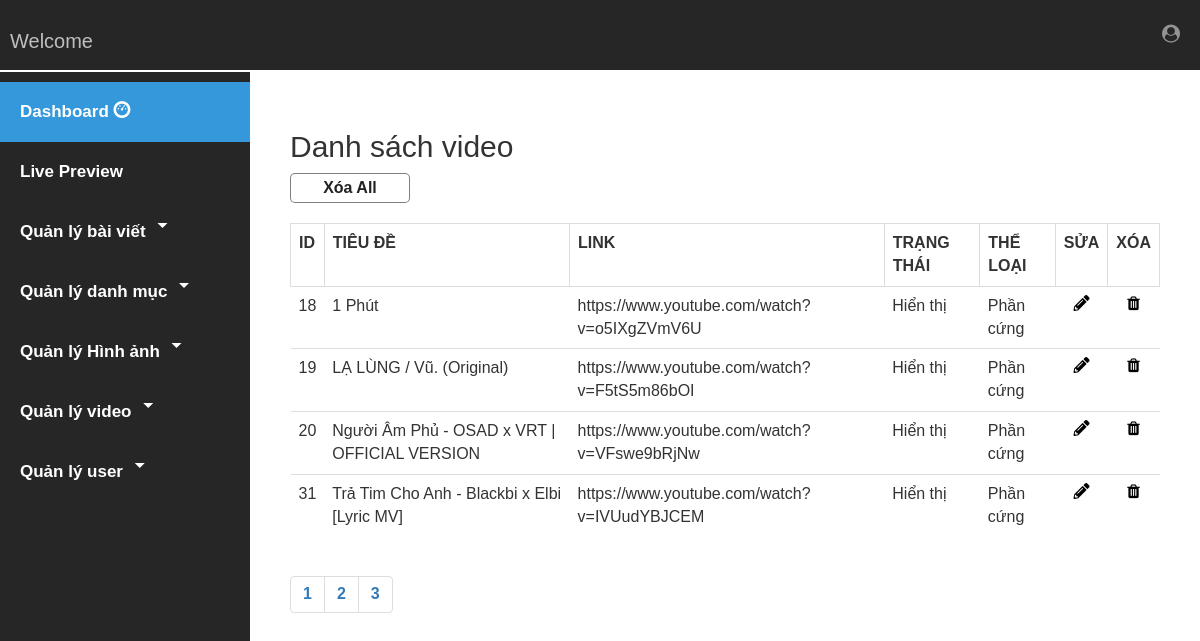
Page /php/list_video.php on the committed database.
### tables this page shows
CREATE TABLE IF NOT EXISTS `video` (
  `id` int(11) NOT NULL AUTO_INCREMENT,
  `tieu_de` varchar(50) NOT NULL,
  `link` varchar(200) NOT NULL,
  `sap_xep` int(11) NOT NULL,
  `status` int(1) NOT NULL,
  `the_loai` varchar(50) NOT NULL,
  PRIMARY KEY (`id`)
);

### php/list_video.php (the view)
<?php
	include('./header.php');
	include('../another/connect.php');
?>
<div class="main">
	<h2> Danh sách video </h2>
	<form method="POST" action="./delete_video.php" name="frm">
		<input type="submit" name="bt_del_all_video" id="bt-del-video-all" value="Xóa All">
	</form>
	<div class="table-responsive">
		<table class="table table-hover table-list-video">
			<tr>
				<th> ID </th>
				<th> Tiêu đề </th>
				<th> Link </th>
				<th> Trạng thái </th>
				<th> Thể loại </th>
				<th> Sửa </th>
				<th> Xóa </th>
			</tr>
			<?php
				$total_recodes_one_page = 4;
				$query_all = "SELECT COUNT(id) FROM video";
				$execute_all = mysqli_query($connect, $query_all);
				list($records) = mysqli_fetch_array($execute_all, MYSQLI_NUM);
				$number_pages = ceil($records / $total_recodes_one_page);
				if(isset($_GET['index']))
				{
					$index = $_GET['index'];
					$one_page = ($index - 1) * $total_recodes_one_page;
					settype($index, 'int');
					$query_video_list = "SELECT * FROM video ORDER BY id ASC LIMIT $one_page, $total_recodes_one_page";
				}
				else{
					$query_video_list = "SELECT * FROM video ORDER BY id ASC LIMIT 0, $total_recodes_one_page";
				}
				$execute_video_query = mysqli_query($connect, $query_video_list) or die('Error: ' . mysqli_error($connect));
				while($rows = mysqli_fetch_array($execute_video_query))
				{
			?>
				<tr>
					<td> <?php echo $rows['id']; ?> </td>
					<td> <?php echo $rows['tieu_de']; ?> </td>
					<td> <?php echo $rows['link']; ?> </td>
					<td>
						<?php
							if($rows['status'] == 1) echo 'Hiển thị';
							else echo 'Không hiển thị';
						?>
					</td>
					<td> <?php echo $rows['the_loai']; ?> </td>
					<td> <a href="./edit_video.php?id=<?php echo $rows['id']; ?>" id="a-edit-video"> <i class="fas fa-pencil-alt"></i> </a> </td>
					<td> <a onclick="return confirm('Bạn có muốn xóa video này không?');" href="./delete_video.php?id=<?php echo $rows['id']; ?>" id="a-del-video"> <i class="fa fa-trash"></i> </a> </td>
				</tr>
			<?php
				}
			?>
		</table>
		<ul class="pagination">
			<?php
				for ($i = 1; $i <= $number_pages; $i++) {
			?>
				<li> <a href='./list_video.php?index=<?php echo $i; ?>'> <?php echo $i; ?> </a>
			<?php
				}
			?>
		</ul>
	</div>
</div>

### css/style_admin.css (style rules this page uses)
* { padding: 0; margin: 0; user-select: none; }
body { font-family: Arial; padding: 0; font-size: 16px; }
a { text-decoration: none; font-weight: bold; transition: .3s ease; }
table tr th { text-transform: uppercase; }
table tr td { text-align: left; }
input[type="submit"], input[type="button"], button { width: 120px; height: 30px; color: #fff; font-weight: bold; border: 0; border-radius: 5px; outline: none; background-color: #6893de; transition: .3s ease; }
.main { position: absolute; width: calc(100% - 250px); height: calc(100% - 70px); top: 70px; left: 250px; padding: 40px; box-sizing: border-box; }
a#a-edit-video i, a#a-del-video i { color: #000; }
table.table-list-video tr td { text-align: left; }
table.table-list-video tr td:nth-child(6), table.table-list-video tr td:nth-child(7) { text-align: center; }
input[type="submit"]#bt-del-category-all, input[type="submit"]#bt-del-video-all { margin-bottom: 20px; right: 0; background-color: #fff; color: #222; border: 1px solid rgba(0,0,0,.5); }
table.table-category-list td, th { border: 1px solid #ddd; text-align: left; padding: 8px; }

### rows in the picture
video: id "18", tieu_de "1 Phút", link "https://www.youtube.com/watch?v=o5IXgZVmV6U", status "Hiển thị", the_loai "Phần cứng"
video: id "19", tieu_de "LẠ LÙNG / Vũ. (Original)", link "https://www.youtube.com/watch?v=F5tS5m86bOI", status "Hiển thị", the_loai "Phần cứng"
video: id "20", tieu_de "Người Âm Phủ - OSAD x VRT | OFFICIAL VERSION", link "https://www.youtube.com/watch?v=VFswe9bRjNw", status "Hiển thị", the_loai "Phần cứng"
video: id "31", tieu_de "Trả Tim Cho Anh - Blackbi x Elbi [Lyric MV]", link "https://www.youtube.com/watch?v=IVUudYBJCEM", status "Hiển thị", the_loai "Phần cứng"
